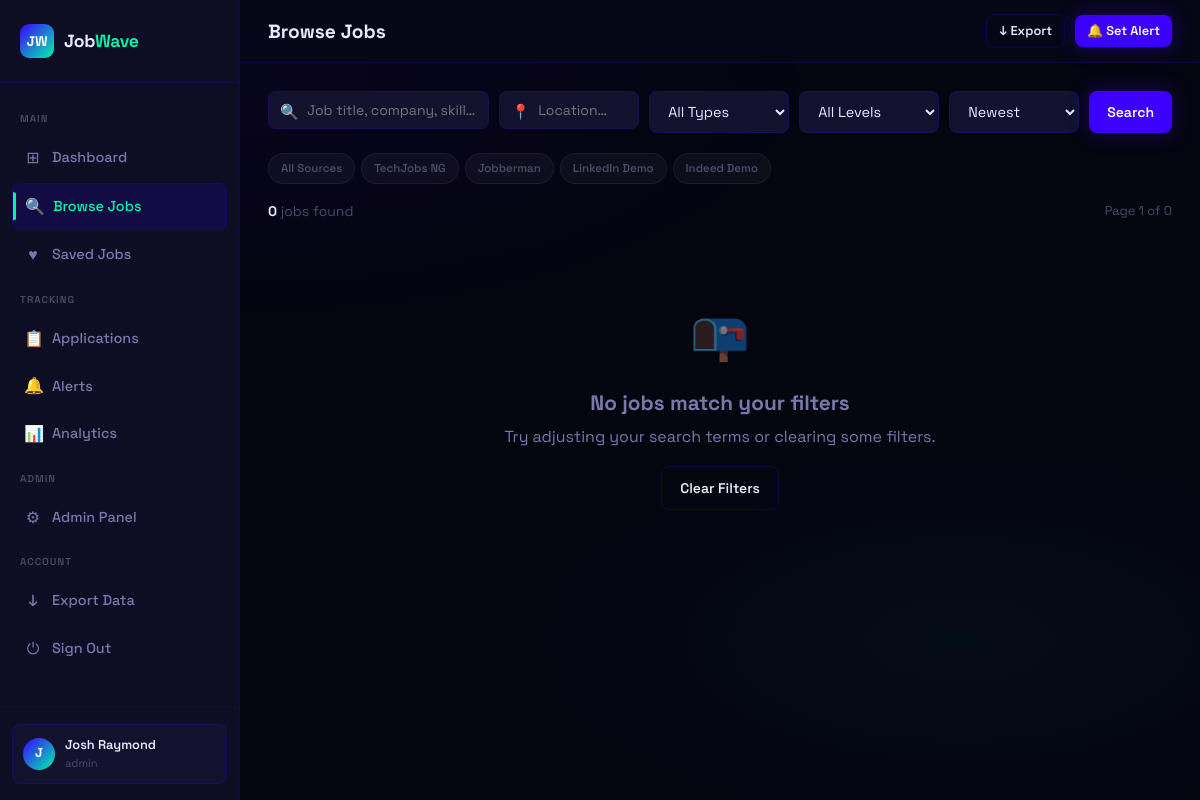
The app's page /jobs?q=&location=&source=JSearch (signed in), older data.
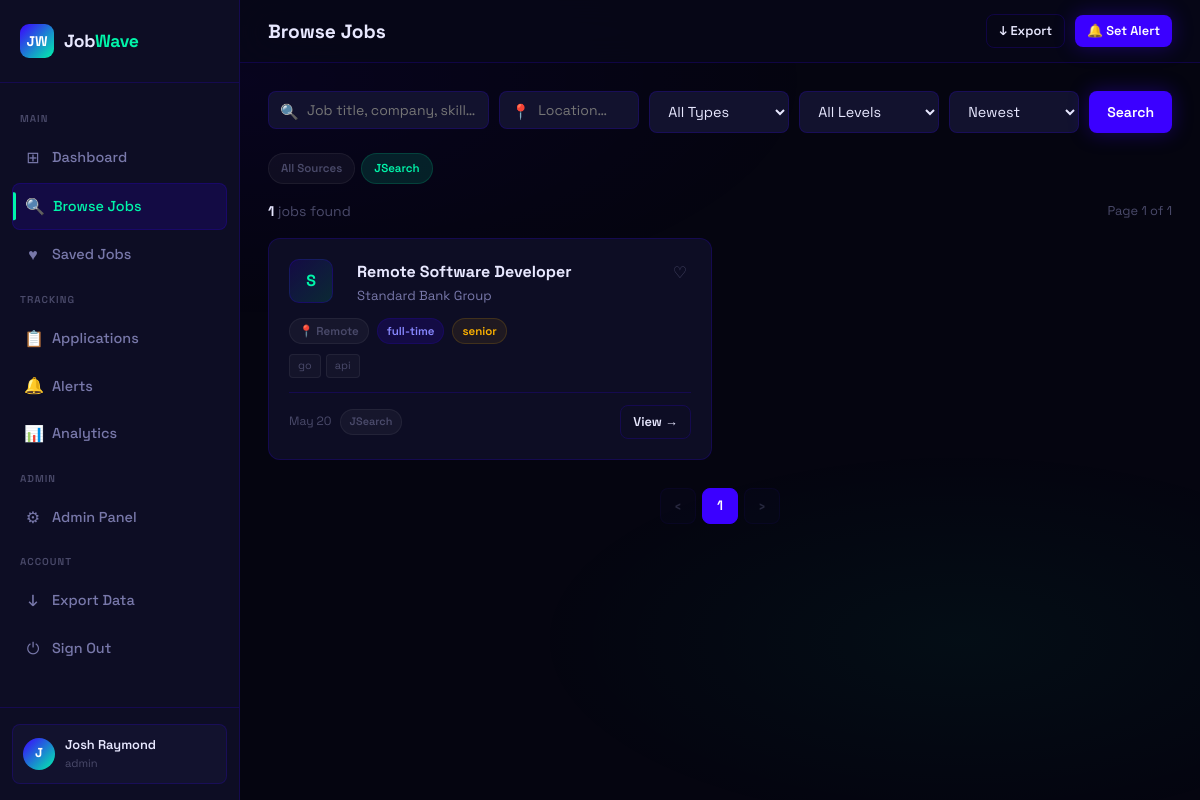
The same page, newer data.
### app.py (models this page shows)
class Job(db.Model):
    id = db.Column(db.Integer, primary_key=True)
    title = db.Column(db.String(200), nullable=False)
    company = db.Column(db.String(200), nullable=False)
    location = db.Column(db.String(200))
    job_type = db.Column(db.String(50))          # full-time | part-time | remote | contract
    experience = db.Column(db.String(50))         # entry | mid | senior
    salary_min = db.Column(db.Integer)
    salary_max = db.Column(db.Integer)
    description = db.Column(db.Text)
    requirements = db.Column(db.Text)
    source = db.Column(db.String(100))
    source_url = db.Column(db.String(500))
    source_id = db.Column(db.String(200), unique=True)  # duplicate detection
    tags = db.Column(db.String(500))
    is_active = db.Column(db.Boolean, default=True)
    scraped_at = db.Column(db.DateTime, default=datetime.utcnow)
    posted_at = db.Column(db.DateTime)
    views = db.Column(db.Integer, default=0)

### app.py (the view)
@app.route('/jobs')
@login_required
def jobs():
    q = request.args.get('q', '')
    location = request.args.get('location', '')
    job_type = request.args.get('type', '')
    experience = request.args.get('experience', '')
    salary_min = request.args.get('salary_min', type=int)
    source = request.args.get('source', '')
    sort = request.args.get('sort', 'newest')
    page = request.args.get('page', 1, type=int)
    query = Job.query.filter_by(is_active=True)
    if q:
        search = f'%{q}%'
        query = query.filter(
            db.or_(Job.title.ilike(search), Job.company.ilike(search),
                   Job.description.ilike(search), Job.tags.ilike(search))
        )
    if location:
        query = query.filter(Job.location.ilike(f'%{location}%'))
    if job_type:
        query = query.filter(Job.job_type == job_type)
    if experience:
        query = query.filter(Job.experience == experience)
    if salary_min:
        query = query.filter(Job.salary_min >= salary_min)
    if source:
        query = query.filter(Job.source == source)
    if sort == 'salary':
        query = query.order_by(Job.salary_max.desc())
    elif sort == 'oldest':
        query = query.order_by(Job.scraped_at.asc())
    else:
        query = query.order_by(Job.scraped_at.desc())
    pagination = query.paginate(page=page, per_page=12, error_out=False)
    sources = [r[0] for r in db.session.query(Job.source).distinct().all() if r[0]]
    saved_ids = {s.job_id for s in SavedJob.query.filter_by(user_id=current_user.id).all()}
    applied_ids = {a.job_id for a in Application.query.filter_by(user_id=current_user.id).all()}
    return render_template('jobs.html', jobs=pagination.items, pagination=pagination,
                           sources=sources, saved_ids=saved_ids, applied_ids=applied_ids,
                           q=q, location=location, job_type=job_type,
                           experience=experience, salary_min=salary_min,
                           source=source, sort=sort)

### app.py (called while the page is built)
@login_manager.user_loader
def load_user(user_id):
    return User.query.get(int(user_id))

    @property
    def is_authenticated(self): return True

### templates/jobs.html (shortened to what the changed rows need)
{% extends 'base.html' %}
{% block page_title %}Browse Jobs{% endblock %}
{% block content %}
<form method="GET" action="{{ url_for('jobs') }}" id="search-form">
  {% if sources %}
  <div style="display:flex;gap:6px;flex-wrap:wrap;margin-bottom:16px;">
    <a href="{{ url_for('jobs', q=q, location=location) }}" class="badge {% if not source %}badge-indigo{% else %}badge-gray{% endif %}" style="cursor:pointer;padding:5px 12px;">All Sources</a>
    {% for src in sources %}
    <a href="{{ url_for('jobs', q=q, location=location, source=src) }}" class="badge {% if source == src %}badge-mint{% else %}badge-gray{% endif %}" style="cursor:pointer;padding:5px 12px;">{{ src }}</a>
    {% endfor %}
  </div>
  {% endif %}
</form>
<div style="display:flex;align-items:center;justify-content:space-between;margin-bottom:16px;">
  <div style="font-size:0.875rem;color:var(--text-muted);">
    <strong style="color:var(--text);">{{ pagination.total }}</strong> jobs found
  </div>
  <div style="font-size:0.8rem;color:var(--text-muted);">
    Page {{ pagination.page }} of {{ pagination.pages }}
  </div>
</div>
{% if jobs %}
<div class="jobs-grid stagger">
  {% for job in jobs %}
  <div class="job-card">
    <div class="job-card-header">
      <div>
        <div class="company-logo">{{ job.company[0] }}</div>
      </div>
      <div style="flex:1;min-width:0;padding-left:12px;">
        <a href="{{ url_for('job_detail', job_id=job.id) }}" class="job-title" style="color:var(--text);">{{ job.title }}</a>
        <div class="job-company">{{ job.company }}</div>
      </div>
      <button class="save-btn {% if job.id in saved_ids %}saved{% endif %}" data-job-id="{{ job.id }}" title="{{ 'Remove' if job.id in saved_ids else 'Save' }}">
        {{ '♥' if job.id in saved_ids else '♡' }}
      </button>
    </div>
    <div class="job-meta">
      {% if job.location %}<span class="badge badge-gray">📍 {{ job.location }}</span>{% endif %}
      <span class="badge badge-indigo">{{ job.job_type or 'full-time' }}</span>
      {% if job.experience %}<span class="badge badge-amber">{{ job.experience }}</span>{% endif %}
    </div>
    {% if job.tags %}
    <div class="job-tags">
      {% for tag in job.tags.split(',')[:5] %}
      <span class="tag">{{ tag.strip() }}</span>
      {% endfor %}
    </div>
    {% endif %}
    <div class="job-card-footer">
      <div style="display:flex;align-items:center;gap:8px;">
        <span class="job-time">{{ job.scraped_at.strftime('%b %d') }}</span>
        <span class="badge badge-gray" style="font-size:0.68rem;">{{ job.source }}</span>
      </div>
      <a href="{{ url_for('job_detail', job_id=job.id) }}" class="btn btn-outline btn-sm">View →</a>
    </div>
  </div>
  {% endfor %}
</div>
<div class="pagination">
  {% if pagination.has_prev %}
  <a href="{{ url_for('jobs', q=q, location=location, type=job_type, experience=experience, source=source, sort=sort, page=pagination.prev_num) }}" class="page-btn">‹</a>
  {% else %}
  <span class="page-btn disabled">‹</span>
  {% endif %}
  {% for page_num in pagination.iter_pages(left_edge=1, right_edge=1, left_current=2, right_current=2) %}
    {% if page_num %}
    <a href="{{ url_for('jobs', q=q, location=location, type=job_type, experience=experience, source=source, sort=sort, page=page_num) }}" class="page-btn {% if page_num == pagination.page %}active{% endif %}">{{ page_num }}</a>
    {% else %}
    <span style="color:var(--text-muted);padding:0 4px;">…</span>
    {% endif %}
  {% endfor %}
  {% if pagination.has_next %}
  <a href="{{ url_for('jobs', q=q, location=location, type=job_type, experience=experience, source=source, sort=sort, page=pagination.next_num) }}" class="page-btn">›</a>
  {% else %}
  <span class="page-btn disabled">›</span>
  {% endif %}
</div>
{% else %}
<div class="empty-state">
  <div class="empty-icon">📭</div>
  {% if q or location or job_type or experience or source %}
    <h3>No jobs match your filters</h3>
    <p>Try adjusting your search terms or clearing some filters.</p>
    <a href="{{ url_for('jobs') }}" class="btn btn-outline" style="margin-top:16px;">Clear Filters</a>
  {% else %}
    <h3>No jobs yet</h3>
    <p>The job board is empty. Ask an admin to run the JSearch scraper to fetch real listings.</p>
    {% if current_user.role == 'admin' %}
    <a href="{{ url_for('admin') }}" class="btn btn-primary" style="margin-top:16px;">Go to Admin Panel →</a>
    {% endif %}
  {% endif %}
</div>
{% endif %}
{% endblock %}

Row changes from the older to the newer data that the page shows:
now on this page (row edited): Job: company "S", title "Remote Software Developer", company "Standard Bank Group", id "♡", location "Remote", job_type "full-time", experience "senior", strip "go" "api", scraped_at "May 20", source "JSearch"
Text that changed along with them:
{{ pagination.total }}: "0" → "1"
{{ pagination.pages }}: "0" → "1"
new list line: "JSearch"
text no longer shown: "📭 No jobs match your filters Try adjusting your search terms or clearing some filters. Clear Filters"
new list line: "1"
list line gone: "TechJobs NG"
list line gone: "Jobberman"
list line gone: "LinkedIn Demo"
list line gone: "Indeed Demo"
